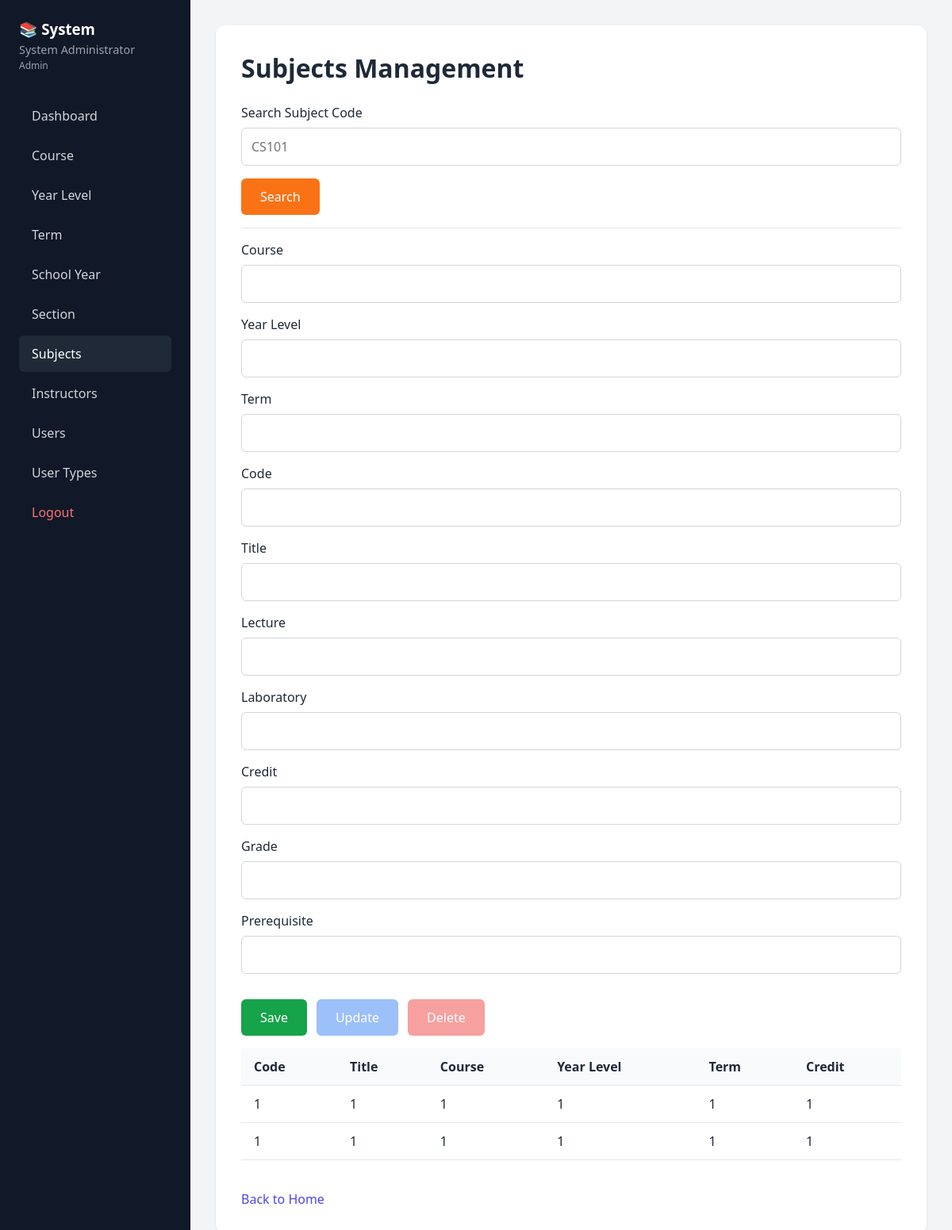
The app's page /subjects.php (signed in) with its own data.
### tables this page shows
CREATE TABLE `tbl_subject` (
  `ID` int(11) NOT NULL,
  `COURSE` varchar(100) NOT NULL,
  `YEARLEVEL` varchar(100) NOT NULL,
  `TERM` varchar(100) NOT NULL,
  `CODE` varchar(50) NOT NULL,
  `TITLE` varchar(255) NOT NULL,
  `LECTURE` int(11) NOT NULL,
  `LABORATORY` int(11) NOT NULL,
  `CREDIT` int(11) NOT NULL,
  `GRADE` varchar(50) DEFAULT NULL,
  `PER_REQUISITE` varchar(255) DEFAULT NULL,
  `SAVED_BY` int(11) NOT NULL DEFAULT 0
);

### subjects.php (the view, shortened to what this page needs)
<?php
require 'header.php';
$message = ""; $id = "";
$course = $yearlevel = $term = $code = $title = $lecture = $laboratory = $credit = $grade = $prerequisite = "";
?>
<div class="page-card">
    <h1>Subjects Management</h1>
    <form method="POST">
        <label>Search Subject Code</label>
        <input type="text" name="search_code" class="form-input" placeholder="CS101">
        <button type="submit" name="btn_search" class="btn-orange">Search</button>
        <hr>
    </form>
    <form method="POST">
        <label>Course</label>
        <input type="text" name="course" value="<?= htmlspecialchars($course) ?>" class="form-input" required>
        <label>Year Level</label>
        <input type="text" name="yearlevel" value="<?= htmlspecialchars($yearlevel) ?>" class="form-input" required>
        <label>Term</label>
        <input type="text" name="term" value="<?= htmlspecialchars($term) ?>" class="form-input" required>
        <label>Code</label>
        <input type="text" name="code" value="<?= htmlspecialchars($code) ?>" class="form-input" required>
        <label>Title</label>
        <input type="text" name="title" value="<?= htmlspecialchars($title) ?>" class="form-input" required>
        <label>Lecture</label>
        <input type="number" name="lecture" value="<?= htmlspecialchars($lecture) ?>" class="form-input" required>
        <label>Laboratory</label>
        <input type="number" name="laboratory" value="<?= htmlspecialchars($laboratory) ?>" class="form-input" required>
        <label>Credit</label>
        <input type="number" name="credit" value="<?= htmlspecialchars($credit) ?>" class="form-input" required>
        <label>Grade</label>
        <input type="text" name="grade" value="<?= htmlspecialchars($grade) ?>" class="form-input">
        <label>Prerequisite</label>
        <input type="text" name="prerequisite" value="<?= htmlspecialchars($prerequisite) ?>" class="form-input">
        <div class="btn-row">
            <button type="submit" name="btn_save" class="btn-green">Save</button>
            <button type="submit" name="btn_update" class="btn-blue" <?= $id && canManage() ? '' : 'disabled' ?>>Update</button>
            <button type="submit" name="btn_delete" class="btn-red" <?= $id && canManage() ? '' : 'disabled' ?> onclick="return confirm('Delete?')">Delete</button>
        </div>
    </form>
    <table class="data-table">
        <thead><tr><th>Code</th><th>Title</th><th>Course</th><th>Year Level</th><th>Term</th><th>Credit</th></tr></thead>
        <tbody>
            <?php $r = $conn->query("SELECT * FROM `tbl_subject` ORDER BY `ID`");
            while($row = $r->fetch_assoc()): ?>
            <tr>
                <td><?= htmlspecialchars($row['CODE']) ?></td>
                <td><?= htmlspecialchars($row['TITLE']) ?></td>
                <td><?= htmlspecialchars($row['COURSE']) ?></td>
                <td><?= htmlspecialchars($row['YEARLEVEL']) ?></td>
                <td><?= htmlspecialchars($row['TERM']) ?></td>
                <td><?= htmlspecialchars($row['CREDIT']) ?></td>
            </tr>
            <?php endwhile; ?>
        </tbody>
    </table>
    <br><a href="index.php" class="back-btn">Back to Home</a>
</div>
<?php require 'footer.php'; ?>

### style.css (style rules this page uses)
* { box-sizing: border-box; margin: 0; padding: 0; font-family: system-ui, sans-serif; }
body { background: #f3f4f6; color: #1f2937; }
.page-card { background: white; border-radius: 12px; padding: 2rem; box-shadow: 0 1px 3px rgba(0,0,0,0.1); margin-bottom: 1.5rem; }
.page-card h1 { margin-bottom: 1.5rem; }
.form-input { width: 100%; padding: 0.75rem; margin: 0.5rem 0 1rem; border: 1px solid #d1d5db; border-radius: 6px; font-size: 1rem; }
.btn-row { display: flex; gap: 0.75rem; margin: 1rem 0; flex-wrap: wrap; }
.btn-green { background: #16a34a; color: white; border: none; padding: 0.75rem 1.5rem; border-radius: 6px; cursor: pointer; font-size: 1rem; }
.btn-blue { background: #3b82f6; color: white; border: none; padding: 0.75rem 1.5rem; border-radius: 6px; cursor: pointer; font-size: 1rem; }
.btn-red { background: #ef4444; color: white; border: none; padding: 0.75rem 1.5rem; border-radius: 6px; cursor: pointer; font-size: 1rem; }
.btn-orange { background: #f97316; color: white; border: none; padding: 0.75rem 1.5rem; border-radius: 6px; cursor: pointer; font-size: 1rem; }
.btn-green:disabled, .btn-blue:disabled, .btn-red:disabled { opacity: 0.5; cursor: not-allowed; }
table { width: 100%; border-collapse: collapse; margin-top: 1rem; }
th, td { padding: 0.75rem 1rem; text-align: left; border-bottom: 1px solid #e5e7eb; }
th { background: #f9fafb; font-weight: 600; }
.back-btn { display: inline-block; color: #4f46e5; text-decoration: none; margin-top: 1rem; }
hr { border: none; border-top: 1px solid #e5e7eb; margin: 1rem 0; }

### records on screen
tbl_subject: CODE "1", TITLE "1", COURSE "1", YEARLEVEL "1", TERM "1", CREDIT "1"
tbl_subject: CODE "1", TITLE "1", COURSE "1", YEARLEVEL "1", TERM "1", CREDIT "1"

### other values on screen
$_SESSION['fullname'] "System Administrator"
$usertype "Admin"
